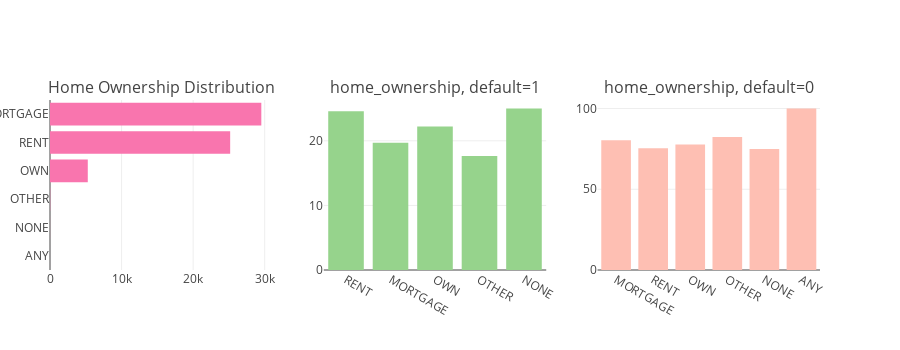

The notebook cell this image was saved under:
### Code cell
tr0 = bar_hor(app_train, "home_ownership", "Distribution of home_ownership Variable" ,"#f975ae", w=700, lm=100, return_trace= True)
tr1, tr2 = gp('home_ownership', 'Distribution of Default with Home Ownership')

fig = tools.make_subplots(rows=1, cols=3, print_grid=False, subplot_titles = ["Home Ownership Distribution" , "home_ownership, default=1" ,"home_ownership, default=0"])
fig.append_trace(tr0, 1, 1);
fig.append_trace(tr1, 1, 2);
fig.append_trace(tr2, 1, 3);
fig['layout'].update(height=350, showlegend=False, margin=dict(l=50));
iplot(fig);

### Figure 1 — Plotly figure (JSON) as saved in the notebook; plotly's stock layout.template omitted (floating-point values rounded to 4 significant figures)
{"data": [{"marker": {"color": "#f975ae"}, "orientation": "h", "type": "bar", "uid": "d57d8274-d1b6-11e8-976e-7440bb220e36", "x": [1, 8, 34, 5279, 25173, 29526], "xaxis": "x", "y": ["ANY", "NONE", "OTHER", "OWN", "RENT", "MORTGAGE"], "yaxis": "y"}, {"marker": {"color": "#96D38C"}, "name": "default : 1", "type": "bar", "uid": "d57d8275-d1b6-11e8-b375-7440bb220e36", "x": ["RENT", "MORTGAGE", "OWN", "OTHER", "NONE"], "xaxis": "x2", "y": [24.58, 19.69, 22.22, 17.65, 25], "yaxis": "y2"}, {"marker": {"color": "#FEBFB3"}, "name": "default : 0", "type": "bar", "uid": "d57d8276-d1b6-11e8-8f7c-7440bb220e36", "x": ["MORTGAGE", "RENT", "OWN", "OTHER", "NONE", "ANY"], "xaxis": "x3", "y": [80.31, 75.42, 77.78, 82.35, 75, 100], "yaxis": "y3"}], "layout": {"annotations": [{"font": {"size": 16}, "showarrow": false, "text": "Home Ownership Distribution", "x": 0.1444, "xanchor": "center", "xref": "paper", "y": 1, "yanchor": "bottom", "yref": "paper"}, {"font": {"size": 16}, "showarrow": false, "text": "home_ownership, default=1", "x": 0.5, "xanchor": "center", "xref": "paper", "y": 1, "yanchor": "bottom", "yref": "paper"}, {"font": {"size": 16}, "showarrow": false, "text": "home_ownership, default=0", "x": 0.8556, "xanchor": "center", "xref": "paper", "y": 1, "yanchor": "bottom", "yref": "paper"}], "height": 350, "margin": {"l": 50}, "showlegend": false, "xaxis": {"anchor": "y", "domain": [0, 0.2889]}, "xaxis2": {"anchor": "y2", "domain": [0.3556, 0.6444]}, "xaxis3": {"anchor": "y3", "domain": [0.7111, 1]}, "yaxis": {"anchor": "x", "domain": [0, 1]}, "yaxis2": {"anchor": "x2", "domain": [0, 1]}, "yaxis3": {"anchor": "x3", "domain": [0, 1]}}}
